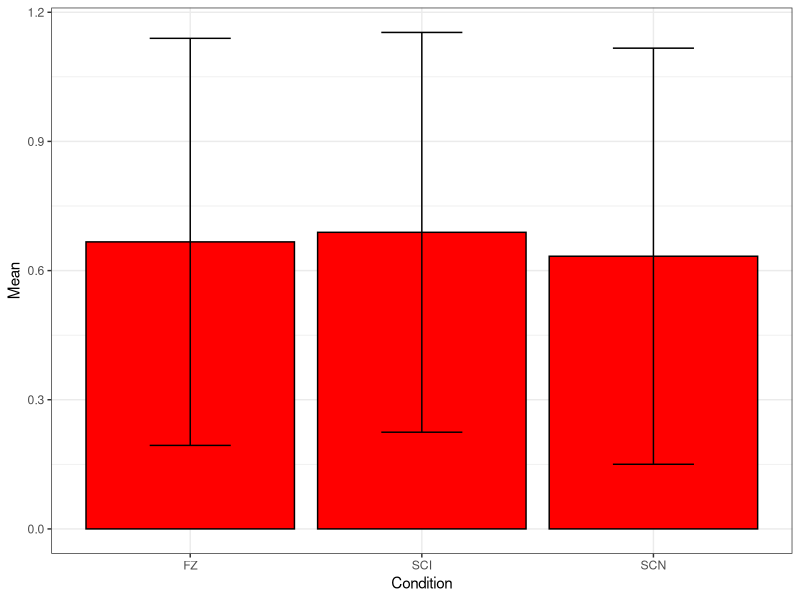
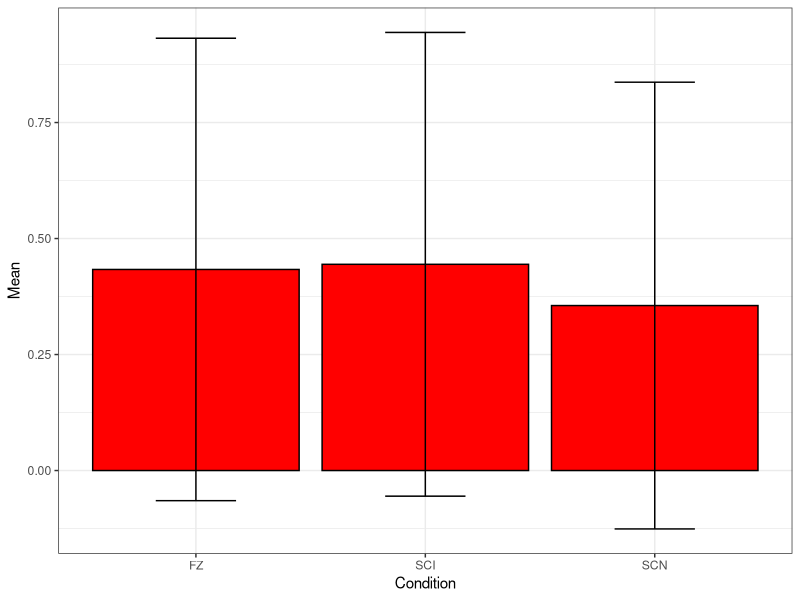
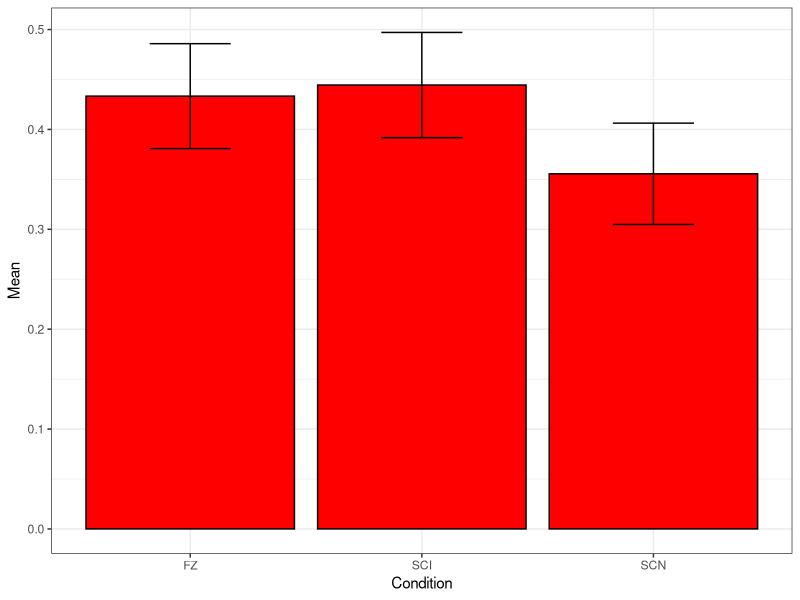
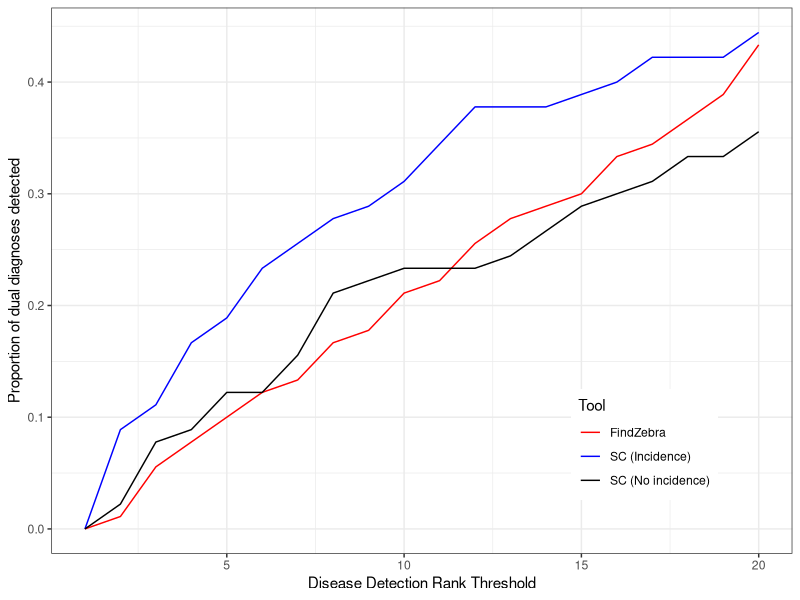
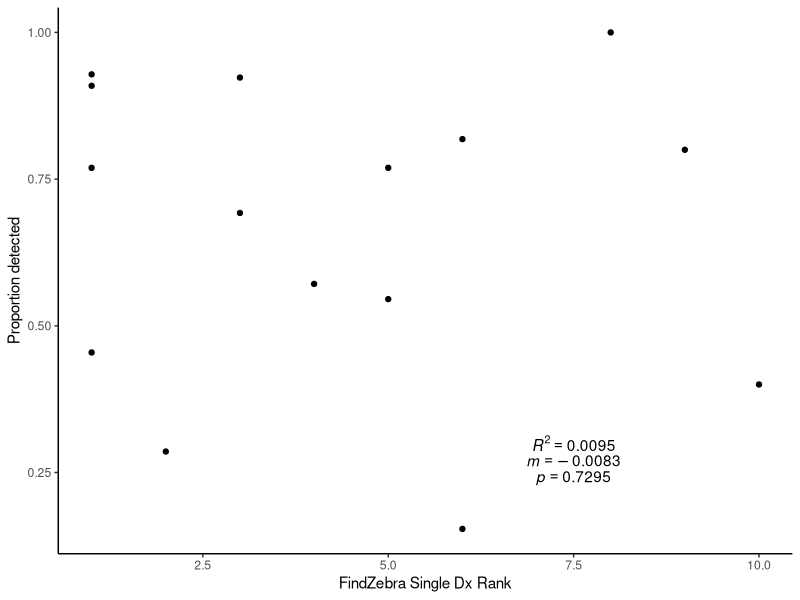
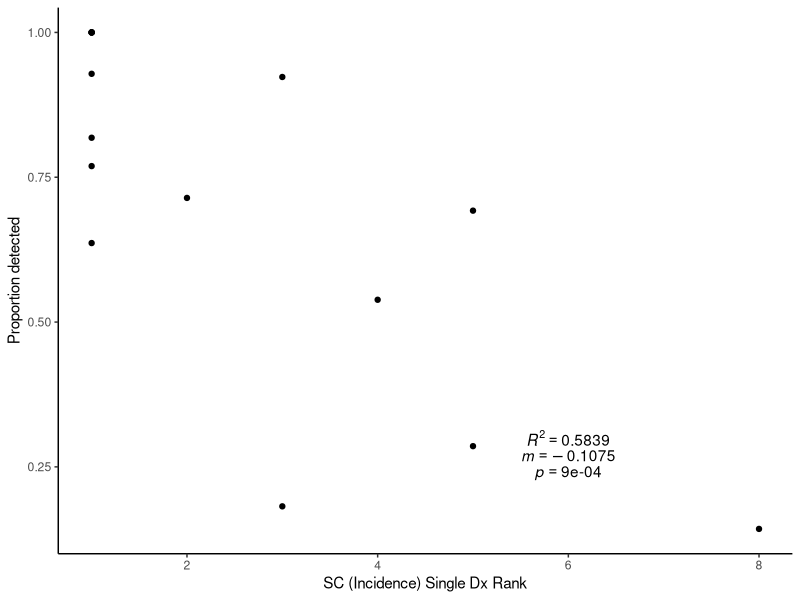
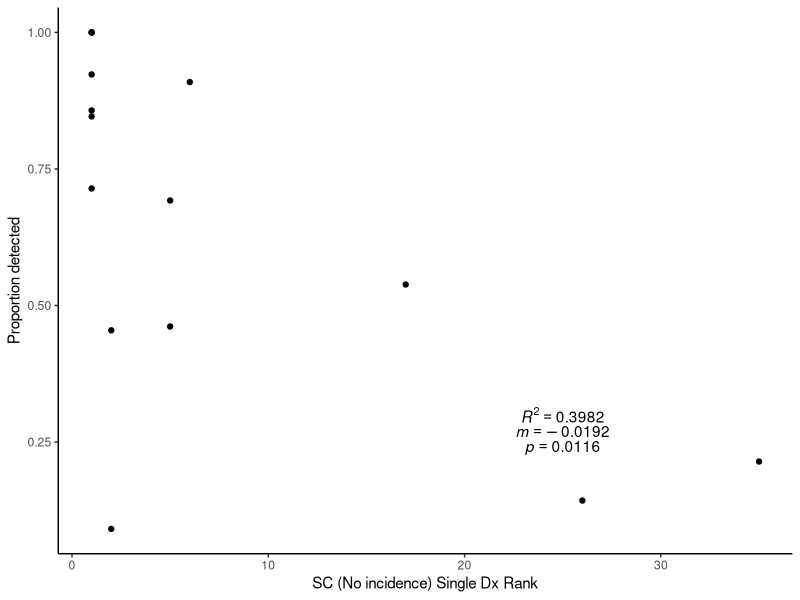
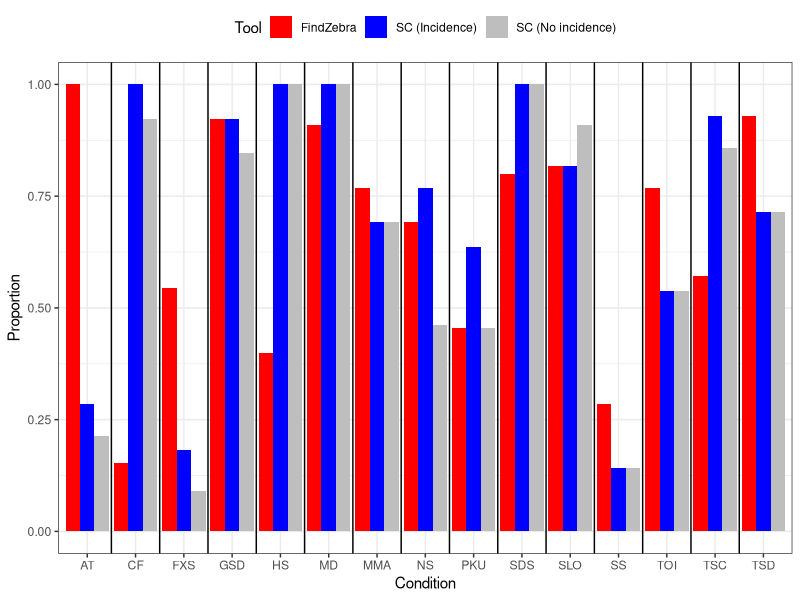

Write R code to recreate these figures, in order.
# get required packages
library(ggplot2)
library(tidyr)
library(dplyr)

# function to calculate se
se <- function(vec) {
  return(sd(vec)/sqrt(length(vec)))
}

# rounds to four digits and returns as character
cust.round <- function(num, numdig = 4) {
  as.character(round(num, digits = numdig))
}

# read in data
dataset <- read.csv("Results.csv",
                    header = TRUE,
                    na.strings = c("NA",""),
                    colClasses = c(rep("character", 3),
                                   rep("integer", 6)))

# if folder doesn't exist, make it
if (!file.exists("Figs")) {
  dir.create("Figs")
}

#####SINGLE THRESHOLD#####
# combine ranks for both diagnoses into one
fz <- c(dataset$FZC1, dataset$FZC2)
sci<- c(dataset$SCC1I, dataset$SCC2I)
scn<- c(dataset$SCC1W, dataset$SCC2W)

# convert ranks to boolean for proportion testing
# see how good each tool is overall
fz <- fz <= 20
sci<- sci<= 20
scn<- scn<= 20

# store means and sd into data frame for bar chart
df.props <- data.frame(Condition = c("FZ", "SCI", "SCN"),
                       Mean = c(mean(fz),
                                mean(sci),
                                mean(scn)),
                       SD = c(sd(fz),
                              sd(sci),
                              sd(scn)))

# plot as bar
ggplot(data = df.props, aes(x = Condition, y = Mean, color = I("black"))) +
  geom_bar(stat = "identity", fill = "red") +
  theme_bw() +
  geom_errorbar(aes(ymin = Mean - SD, ymax = Mean + SD),
                width = 0.35)
ggsave("Figs/BarplotSingle.png", width = 6, height = 6)

# check how good a tool is at detecting both in a pair
fz <- (dataset$FZC1 <= 20 & dataset$FZC2 <= 20)
sci<- (dataset$SCC1I<= 20 & dataset$SCC2I<= 20)
scn<- (dataset$SCC1W<= 20 & dataset$SCC2W<= 20)

# store means and sd into data frame for bar chart
df.props <- data.frame(Condition = c("FZ", "SCI", "SCN"),
                       Mean = c(mean(fz),
                                mean(sci),
                                mean(scn)),
                       SD = c(sd(fz),
                              sd(sci),
                              sd(scn)),
                       SE = c(se(fz),
                              se(sci),
                              se(scn)))

# plot as bar
ggplot(data = df.props, aes(x = Condition, y = Mean, color = I("black"))) +
  geom_bar(stat = "identity", fill = "red") +
  theme_bw() +
  geom_errorbar(aes(ymin = Mean - SD, ymax = Mean + SD),
                width = 0.35)
ggsave("Figs/BarplotPairSD.png", width = 6, height = 6)

ggplot(data = df.props, aes(x = Condition, y = Mean, color = I("black"))) +
  geom_bar(stat = "identity", fill = "red") +
  theme_bw() +
  geom_errorbar(aes(ymin = Mean - SE, ymax = Mean + SE),
                width = 0.35)
ggsave("Figs/BarplotPairSE.png", width = 6, height = 6)

#####VARYING THRESHOLD#####
# see how good each tool is at detecting both in a pair based on varying
# threshold of what counts as detection (less than what rank)
vals <- 1:20
fz <- numeric(length(vals))
sci<- numeric(length(vals))
scn<- numeric(length(vals))
counter <- 1
for (i in vals) {
  # get vectors for current threshold
  temp.fz <- (dataset$FZC1 <= i & dataset$FZC2 <= i)
  temp.sci<- (dataset$SCC1I<= i & dataset$SCC2I<= i)
  temp.scn<- (dataset$SCC1W<= i & dataset$SCC2W<= i)
  
  # store mean of each column
  fz[counter] <- mean(temp.fz)
  sci[counter]<- mean(temp.sci)
  scn[counter]<- mean(temp.scn)
  
  # update loop counter
  counter <- counter + 1
}

# store values into data frame and reshape
df.thresh <- data.frame(Threshold = vals,
                        FZ   = fz,
                        SCI  = sci,
                        SCN  = scn)
df.thresh <- df.thresh %>%
  gather("Tool", "Prop.Detect", 2:4)

# plot as line plot
ggplot(df.thresh, aes(x = Threshold, y = Prop.Detect, colour = Tool)) +
  geom_line() +
  ylab(label = "Proportion of dual diagnoses detected") +
  xlab("Disease Detection Rank Threshold") +
  theme_bw() +
  theme(legend.position = c(0.8, 0.2)) +
  scale_colour_manual(values = c("red", "blue", "black"),
                      label = c("FindZebra",
                                "SC (Incidence)",
                                "SC (No incidence)"))
ggsave("Figs/VaryThreshold.png", width = 6, height = 6)


#####EFFECT OF SINGLE DDX#####
# list of conditions
single.ddx <- data.frame(conds = c("TSD", "SLO", "MMA", "GSD", "PKU", "FXS", "AT", "CF", "TOI", "MD", "NS", "SS", "HS", "SDS", "TSC"),
                         fz = c(1, 6, 5, 3, 1, 5, 8, 6, 1, 1, 3, 2, 10, 9, 4),
                         sci= c(2, 1, 5, 3, 1, 3, 5, 1, 4, 1, 1, 8, 1, 1, 1),
                         scn= c(1, 6, 5, 1, 2, 2, 35, 1, 17, 1, 5, 26, 1, 1, 1))

# function to detect what proportion of the time this disease was detected by given tool
prop.detected <- function(condition, tool, rank.thresh) {
  # only choose columns important for tool of interest
  if (tool == "FZ") {
    interest <- select(dataset, "Condition.1", "Condition.2", "FZC1", "FZC2")
  } else if (tool == "SCI") {
    interest <- select(dataset, "Condition.1", "Condition.2", "SCC1I", "SCC2I")
  } else if (tool == "SCN") {
    interest <- select(dataset, "Condition.1", "Condition.2", "SCC1W", "SCC2W")
  } else {
    stop(paste("ERROR: tool name -", tool, "- not recognized."))
  }
  
  # only choose rows important for condition of interest
  interest <- interest[(interest$Condition.1 == condition) | (interest$Condition.2 == condition), ]
  names(interest) <- c("C1", "C2", "D1", "D2")
  
  # count number of times detection met threshold
  total <- nrow(interest)
  count <- 0
  for (i in 1:nrow(interest)) {
    if (interest$C1[i] == condition && interest$D1[i] <= rank.thresh ||
        interest$C2[i] == condition && interest$D2[i] <= rank.thresh) {
      count <- count + 1
    }
  }
  
  # return proportion
  return(count / total)
}

# make data frame containing proportion detection results
df.prop.det <- data.frame(Condition = single.ddx$conds,
                          FZ.Single = single.ddx$fz,
                          FZ  = vapply(X = single.ddx$conds,
                                             FUN=function(x) prop.detected(x, "FZ", 20),
                                             FUN.VALUE = numeric(1)),
                          SCI.Single= single.ddx$sci,
                          SCI = vapply(X = single.ddx$conds,
                                             FUN=function(x) prop.detected(x, "SCI", 20),
                                             FUN.VALUE = numeric(1)),
                          SCN.Single= single.ddx$scn,
                          SCN = vapply(X = single.ddx$conds,
                                             FUN=function(x) prop.detected(x, "SCN", 20),
                                             FUN.VALUE = numeric(1)))

# plot coordinates to see if single ddx rank affects dual ddx rank
common <- ggplot(df.prop.det) +
  theme_classic() +
  ylab("Proportion detected")

# FindZebra
fz.model <- lm(FZ ~ FZ.Single, data = df.prop.det)
common +
  geom_point(aes(x = FZ.Single, y = FZ)) +
  xlab("FindZebra Single Dx Rank") +
  annotate("text", x = 7.5, y = 0.3,
           label = paste("italic(R) ^ 2 ==",
                         cust.round(cor(df.prop.det$FZ.Single, df.prop.det$FZ) ^ 2, 4)),
           parse = TRUE) +
  annotate("text", x = 7.5, y = 0.27,
           label = paste("italic(m) ==",
                         cust.round(fz.model$coefficients[2])),
           parse = TRUE) +
  annotate("text", x = 7.5, y = 0.24,
           label = paste("italic(p) ==",
                         cust.round(summary(fz.model)$coefficients[2, 4])),
           parse = TRUE)
ggsave("Figs/SingleDual-FZ.png", width = 6, height = 6)

# SC (Incidence)
sci.model <- lm(SCI ~ SCI.Single, data = df.prop.det)
common +
  geom_point(aes(x = SCI.Single, y = SCI)) +
  xlab("SC (Incidence) Single Dx Rank") +
  annotate("text", x = 6, y = 0.3,
           label = paste("italic(R) ^ 2 ==",
                         cust.round(cor(df.prop.det$SCI.Single, df.prop.det$SCI) ^ 2, 4)),
           parse = TRUE) +
  annotate("text", x = 6, y = 0.27,
           label = paste("italic(m) ==",
                         cust.round(sci.model$coefficients[2])),
           parse = TRUE) +
  annotate("text", x = 6, y = 0.24,
           label = paste("italic(p) ==",
                         cust.round(summary(sci.model)$coefficients[2, 4])),
           parse = TRUE)
ggsave("Figs/SingleDual-SCI.png", width = 6, height = 6)

# SC (No incidence)
scn.model <- lm(SCN ~ SCN.Single, data = df.prop.det)
common +
  geom_point(aes(x = SCN.Single, y = SCN)) +
  xlab("SC (No incidence) Single Dx Rank") +
  annotate("text", x = 25, y = 0.3,
           label = paste("italic(R) ^ 2 ==",
                         cust.round(cor(df.prop.det$SCN.Single, df.prop.det$SCN) ^ 2, 4)),
           parse = TRUE) +
  annotate("text", x = 25, y = 0.27,
           label = paste("italic(m) ==",
                         cust.round(scn.model$coefficients[2])),
           parse = TRUE) +
  annotate("text", x = 25, y = 0.24,
           label = paste("italic(p) ==",
                         cust.round(summary(scn.model)$coefficients[2, 4])),
           parse = TRUE)
ggsave("Figs/SingleDual-SCN.png", width = 6, height = 6)

# reshape for dodge bar plot
df.bias <- df.prop.det %>%
  select(seq(1, 7, by = 2)) %>%
  gather("Tool", "Proportion", 2:4)

ggplot(df.bias, aes(x = Condition, y = Proportion, fill = Tool)) +
  geom_bar(stat = "identity", position = "dodge") +
  scale_fill_manual(values = c("red", "blue", "gray"),
                    label = c("FindZebra", "SC (Incidence)", "SC (No incidence)")) +
  theme_bw() +
  theme(legend.position = "top") +
  geom_vline(xintercept = seq(1.5, by = 1, length = length(single.ddx$conds) - 1))
ggsave("Figs/CondBias.png", width = 6, height = 3)
